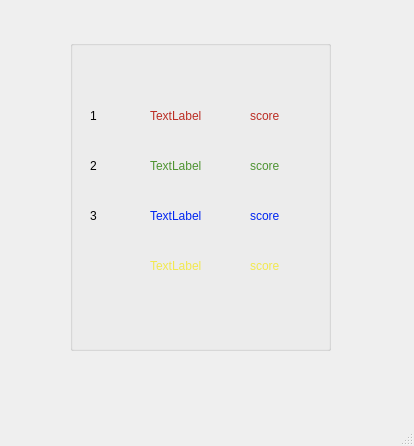
<?xml version="1.0" encoding="UTF-8"?>
<ui version="4.0">
 <class>winners</class>
 <widget class="QMainWindow" name="winners">
  <property name="geometry">
   <rect>
    <x>0</x>
    <y>0</y>
    <width>414</width>
    <height>446</height>
   </rect>
  </property>
  <property name="windowTitle">
   <string>MainWindow</string>
  </property>
  <widget class="QWidget" name="centralwidget">
   <widget class="QGroupBox" name="groupBox">
    <property name="geometry">
     <rect>
      <x>70</x>
      <y>40</y>
      <width>261</width>
      <height>311</height>
     </rect>
    </property>
    <property name="title">
     <string/>
    </property>
    <widget class="QLabel" name="medal_1">
     <property name="geometry">
      <rect>
       <x>20</x>
       <y>60</y>
       <width>31</width>
       <height>31</height>
      </rect>
     </property>
     <property name="text">
      <string>1</string>
     </property>
    </widget>
    <widget class="QLabel" name="medal_2">
     <property name="geometry">
      <rect>
       <x>20</x>
       <y>110</y>
       <width>31</width>
       <height>31</height>
      </rect>
     </property>
     <property name="text">
      <string>2</string>
     </property>
    </widget>
    <widget class="QLabel" name="medal_3">
     <property name="geometry">
      <rect>
       <x>20</x>
       <y>160</y>
       <width>31</width>
       <height>31</height>
      </rect>
     </property>
     <property name="text">
      <string>3</string>
     </property>
    </widget>
    <widget class="QLabel" name="name_1">
     <property name="geometry">
      <rect>
       <x>80</x>
       <y>60</y>
       <width>81</width>
       <height>31</height>
      </rect>
     </property>
     <property name="styleSheet">
      <string notr="true">font: 75 18pt &quot;Marker Felt&quot;;
color: rgb(187, 45, 35);</string>
     </property>
     <property name="text">
      <string>TextLabel</string>
     </property>
    </widget>
    <widget class="QLabel" name="name_2">
     <property name="geometry">
      <rect>
       <x>80</x>
       <y>110</y>
       <width>81</width>
       <height>31</height>
      </rect>
     </property>
     <property name="styleSheet">
      <string notr="true">font: 75 18pt &quot;Marker Felt&quot;;
color: rgb(78, 147, 49);
</string>
     </property>
     <property name="text">
      <string>TextLabel</string>
     </property>
    </widget>
    <widget class="QLabel" name="name_3">
     <property name="geometry">
      <rect>
       <x>80</x>
       <y>160</y>
       <width>81</width>
       <height>31</height>
      </rect>
     </property>
     <property name="styleSheet">
      <string notr="true">font: 75 18pt &quot;Marker Felt&quot;;
color: rgb(0, 38, 241);</string>
     </property>
     <property name="text">
      <string>TextLabel</string>
     </property>
    </widget>
    <widget class="QLabel" name="name_4">
     <property name="geometry">
      <rect>
       <x>80</x>
       <y>210</y>
       <width>81</width>
       <height>31</height>
      </rect>
     </property>
     <property name="styleSheet">
      <string notr="true">font: 75 18pt &quot;Marker Felt&quot;;
color: rgb(242, 232, 78);</string>
     </property>
     <property name="text">
      <string>TextLabel</string>
     </property>
    </widget>
    <widget class="QLabel" name="score_1">
     <property name="geometry">
      <rect>
       <x>180</x>
       <y>60</y>
       <width>31</width>
       <height>31</height>
      </rect>
     </property>
     <property name="styleSheet">
      <string notr="true">font: 75 18pt &quot;Marker Felt&quot;;
color: rgb(187, 45, 35);</string>
     </property>
     <property name="text">
      <string>score</string>
     </property>
    </widget>
    <widget class="QLabel" name="score_2">
     <property name="geometry">
      <rect>
       <x>180</x>
       <y>110</y>
       <width>31</width>
       <height>31</height>
      </rect>
     </property>
     <property name="styleSheet">
      <string notr="true">font: 75 18pt &quot;Marker Felt&quot;;
color: rgb(78, 147, 49);</string>
     </property>
     <property name="text">
      <string>score</string>
     </property>
    </widget>
    <widget class="QLabel" name="score_3">
     <property name="geometry">
      <rect>
       <x>180</x>
       <y>160</y>
       <width>31</width>
       <height>31</height>
      </rect>
     </property>
     <property name="styleSheet">
      <string notr="true">font: 75 18pt &quot;Marker Felt&quot;;
color: rgb(0, 38, 241);</string>
     </property>
     <property name="text">
      <string>score</string>
     </property>
    </widget>
    <widget class="QLabel" name="score_4">
     <property name="geometry">
      <rect>
       <x>180</x>
       <y>210</y>
       <width>41</width>
       <height>31</height>
      </rect>
     </property>
     <property name="styleSheet">
      <string notr="true">font: 75 18pt &quot;Marker Felt&quot;;
color: rgb(242, 232, 78);</string>
     </property>
     <property name="text">
      <string>score</string>
     </property>
    </widget>
   </widget>
  </widget>
  <widget class="QMenuBar" name="menubar">
   <property name="geometry">
    <rect>
     <x>0</x>
     <y>0</y>
     <width>414</width>
     <height>22</height>
    </rect>
   </property>
  </widget>
  <widget class="QStatusBar" name="statusbar"/>
 </widget>
 <resources/>
 <connections/>
</ui>
